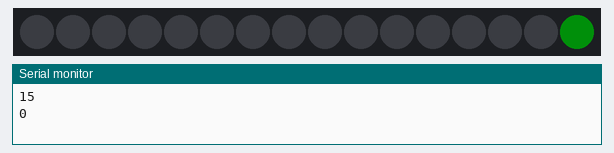
Simulated run of this sketch. Board: Arduino Uno, built with avr-gcc and run on an emulated ATmega328P. Shown: 16 RGB LEDs in strip order, left to right, the last lines printed to the serial monitor. Dim RGB values are drawn brighter than linear.

Above: at 0.15 s.
At 4.09 s:
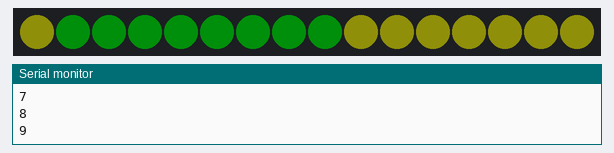
At 8.13 s:
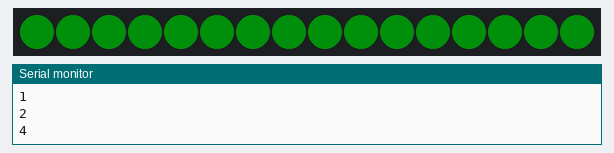
At 19.45 s:
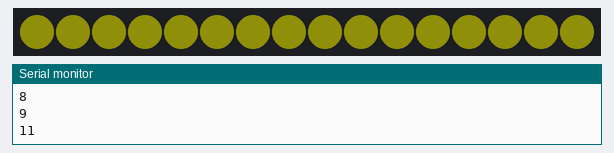
At 29.66 s:
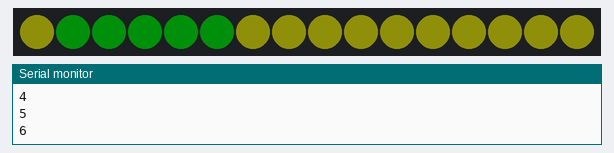
At 39.87 s:
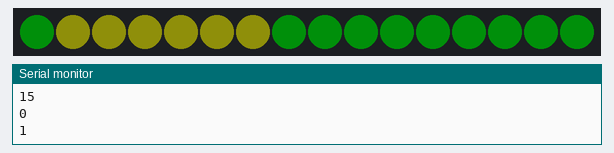

The sketch:

circle.ino
```cpp
// cw coleman  neo RGBW circular
 #include <Adafruit_NeoPixel.h>
#ifdef __AVR__
  #include <avr/power.h>
#endif

#define PIN 6
#define NUM_LEDS 16
#define BRIGHTNESS 15
Adafruit_NeoPixel strip = Adafruit_NeoPixel(NUM_LEDS, PIN, NEO_GRBW + NEO_KHZ800);

void setup() {
  Serial.begin(9600);
  #if defined (__AVR_ATtiny85__)
    if (F_CPU == 16000000) clock_prescale_set(clock_div_1);
  #endif
  // End of trinket special code
  strip.setBrightness(BRIGHTNESS);
  strip.begin();
  strip.show(); // Initialize all pixels to 'off'
    randomSeed(analogRead(0));
}

//set up variables
int red,green,blue,white;
//set first led and total leds
int first = 15;
int leds = 16;
int count = 0;

//The event loop  *************************
void loop() {
  if (count == 0){
    //this sets up the leds for the first time through the loop
      red = 255; green = 255; blue = 25; white = 0;
  }

    red = 255;
    if(count % 2 == 0) {red = 0;}

  circular(first,leds,red,green,blue,white);
  //if (count ==0) delay(3000);
  first = first + 1;
  if (first > (leds -1)) first = 0;//reset first to 0 if it is greater than the number of leds
  count++;
  if(count > 1000) count = 1; //never set count to 0
}

// end of the event loop *************************

//red function
void circular(int s, int lds, int  r,int g,int b,int w){
// s:start   lds:the number of leds  r:red  g:green  b:blue  w:white
int delayVal = 100;// change the delayVal to speed things up
int j;
Serial.println();//debug
for(j = 0; j < 16 ; j++){
    Serial.println (s);//debug
          strip.setPixelColor(s, strip.Color(r,g,b,w ));
          delay(delayVal);
           strip.show();
            s++; // increase s by 1;
            if (s > (lds -1)) { s = 0;}
 }
}
```
